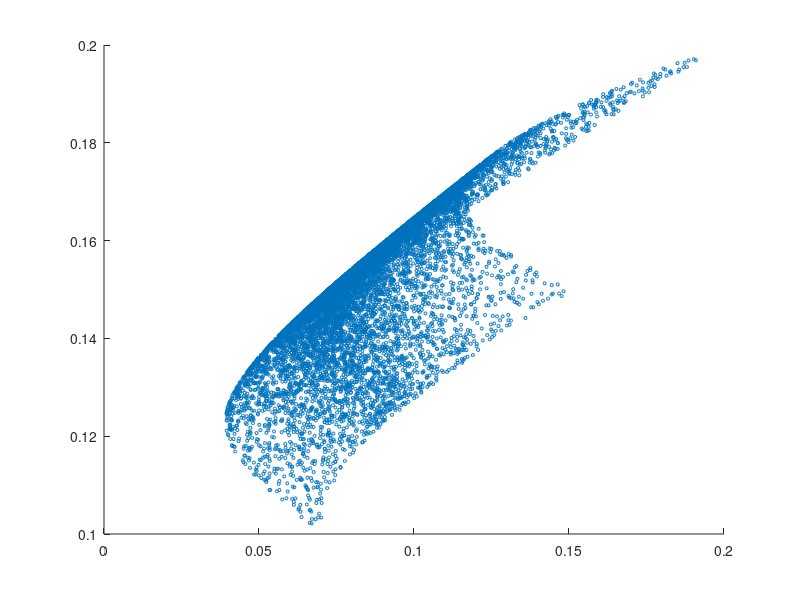

Source code (MATLAB): (Note: this script raises an error after producing the figure.)
clear all;
clc;

M = [0.1 0.2 0.15];
C = [0.005 -0.010 0.004;-0.010 0.040 -0.002;0.004 -0.002 0.023];
U = [1 1 1];

for i=1:10000
   w = rand(1,3);
   w = w/sum(w);
   ret(i) = M*w';
   sig(i) = sqrt(w*C*w');
end

scatter(sig,ret,5);
hold on;

j=1;
for i=0:0.005:0.2
    c = [C(1,1) C(1,2); C(2,1) C(2,2)];
    w = calw(i,[M(1) M(2)],c,[1 1]);
    if(w(1)<0 || w(2)<0)
        continue;
    end
    ret2(j) = i;
    sig2(j) = sqrt(w*c*w');
    j = j+1;
end

plot(sig2,ret2,'linewidth',1);
hold on;

j=1;
for i=0:0.0005:0.2
    c = [C(1,1) C(1,3); C(3,1) C(3,3)];
    w = calw(i,[M(1) M(3)],c,[1 1]);
    if(w(1)<0 || w(2)<0)
        continue;
    end
    ret3(j) = i;
    sig3(j) = sqrt(w*c*w');
    j = j+1;
end

plot(sig3,ret3,'linewidth',1);
hold on;

j=1;
for i=0:0.0005:0.2
    c = [C(2,2) C(2,3); C(3,2) C(3,3)];
    w = calw(i,[M(2) M(3)],c,[1 1]);
    if(w(1)<0 || w(2)<0)
        continue;
    end
    ret4(j) = i;
    sig4(j) = sqrt(w*c*w');
    j = j+1;
end

plot(sig4,ret4,'linewidth',1);
hold on;

j = 1;
for i=0:0.0005:0.2
    w = calw(i,M,C,U);
    if(w(1)<0 || w(2)<0 || w(3)<0)
        continue;
    end
    ret5(j) = i;
    sig5(j) = sqrt(w*C*w');
    j = j+1;
end

plot(sig5,ret5,'linewidth',1);
xlabel('\sigma','Fontsize',20,'FontWeight','bold');
ylabel('\mu','Fontsize',20,'FontWeight','bold');
title('With no short selling');


function w = calw(u, m, C,U)
    m1 = (m*inv(C)*m')-u*(U*inv(C)*m');
    m2 = u*(U*inv(C)*U')-m*inv(C)*U';
    m3 = (U*inv(C)*U')*(m*inv(C)*m')-(U*inv(C)*m')*(m*inv(C)*U');
    w = (m1*U*inv(C)+m2*m*inv(C))/m3;
end
